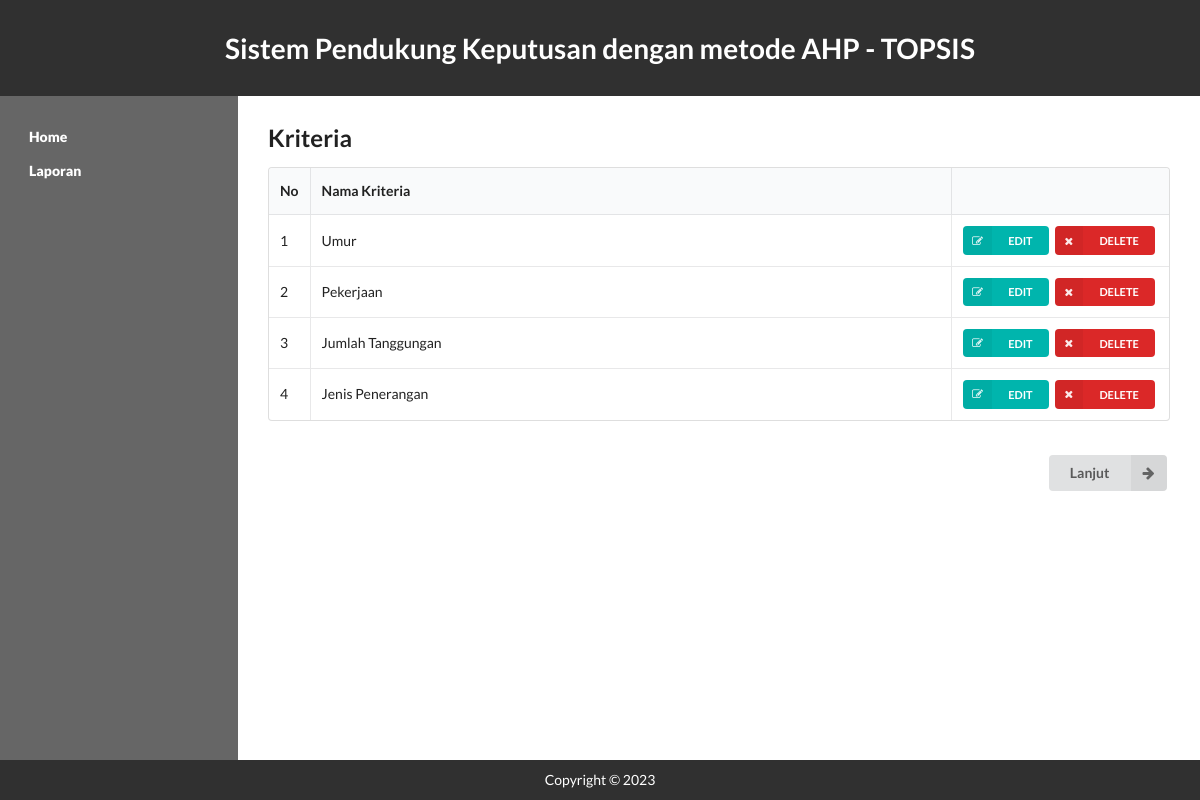
Page /kriteria_lurah.php on the committed database.
### tables this page shows
CREATE TABLE `tab_kriteria` (
  `id_kriteria` int(11) NOT NULL,
  `nama_kriteria` varchar(30) NOT NULL,
  `bobot` float NOT NULL
);

### kriteria_lurah.php (the view, shortened to what this page needs)
<?php
include('fungsi.php');
include('header_lurah.php');
?>
<section class="content">
    <h2 class="ui header">Kriteria</h2>
    <table class="ui celled table">
        <thead>
            <tr>
                <th class="collapsing">No</th>
                <th>Nama Kriteria</th>
                <th colspan="2"></th>
            </tr>
        </thead>
        <tbody>
            <?php
            $query = "SELECT id_kriteria,nama_kriteria FROM tab_kriteria ORDER BY id_kriteria";
            $result    = mysqli_query($koneksi, $query);
            $i = 0;
            while ($row = mysqli_fetch_array($result)) {
                $i++;
            ?>
                <tr>
                    <td><?php echo $i ?></td>
                    <td><?php echo $row['nama_kriteria'] ?></td>
                    <td class="right aligned collapsing">
                        <form method="post" action="kriteria.php">
                            <button type="submit" name="edit" class="ui mini teal left labeled icon button"><i class="right edit icon"></i>EDIT</button>
                            <button type="submit" name="delete" class="ui mini red left labeled icon button"><i class="right remove icon"></i>DELETE</button>
                        </form>
                    </td>
                </tr>
            <?php } ?>
        </tbody>
    </table>
    <br>
    <form action="alternatif.php">
        <button class="ui right labeled icon button" style="float: right;">
            <i class="right arrow icon"></i>
            Lanjut
        </button>
    </form>
</section>
<?php include('footer.php'); ?>

### css/style.css (style rules this page uses)
html { display: -webkit-box;display: -ms-flexbox;display: flex; -webkit-box-orient: vertical; -webkit-box-direction: normal; -ms-flex-direction: column; flex-direction: column; }
body { display: -webkit-box; display: -ms-flexbox; display: flex; -webkit-box-orient: vertical; -webkit-box-direction: normal; -ms-flex-direction: column; flex-direction: column; min-height: 100vh; }
.content { display: block; -webkit-box-flex: 1; -ms-flex: 1; flex: 1; }
body { margin: 0; background: #fff; }
header, nav, section, footer { padding: 10px 30px; margin: 0; color: #fff; }
section { background: white; color: black; padding: 30px; }

### rows in the picture
tab_kriteria: nama_kriteria "Umur"
tab_kriteria: nama_kriteria "Pekerjaan"
tab_kriteria: nama_kriteria "Jumlah Tanggungan"
tab_kriteria: nama_kriteria "Jenis Penerangan"
